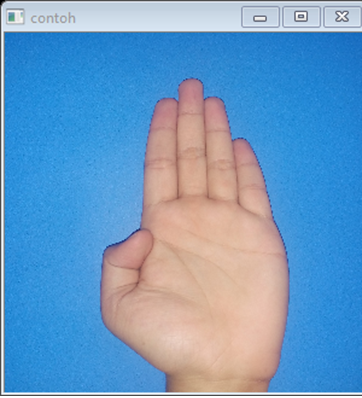
#> input picture akuisisi.png, 362 x 398 px; its folder holds only this picture in this run
$ python -i GUI.py   (imports and definitions only)   (older library calls are emulated)
#> lines starting #> are read from the running program, lines starting #| are printed output that depends on the picture
# import the necessary packages
from Tkinter import *
from numpy import genfromtxt
from PIL import Image
from PIL import ImageTk
import tkFileDialog
import cv2
import numpy as np
from sklearn.externals import joblib
import math
# from multiprocessing import Pool
# import time
hessian_tres = 200
# 200
# syarat = 80000
juml = 24
clus = 36

alphabet = []
# [28 lines not run here, left out]

# region Description : Keluarga method

# [63 lines left out: functions feature_descriptor, convert_res_1, convert_res_2, convolution2d, not called in this run]


def convolution2d_real(image1, kernel, bias):
    # konvolusi tanpa normalisasi
    m, n = kernel.shape
    tambah = m - 1
    image = np.zeros((image1.shape[0] + int(tambah), image1.shape[1] + int(tambah)))

    image[int(tambah / 2):image1.shape[0] + int(tambah / 2),
    int(tambah / 2):image1.shape[1] + int(tambah / 2)] = image1[0:image1.shape[0], 0:image1.shape[1]]
    # cv2.imshow('ok', np.uint8(image))

    if (m == n):
        y, x = image.shape
        y = y - m + 1
        x = x - m + 1
        new_image = np.zeros((y, x))
        for i in range(y):
            for j in range(x):
                temp = np.sum(image[i:i + m, j:j + m] * kernel) + bias
                # temp = map2(temp)
                new_image[i][j] = temp
                # [4 lines of commented-out code are left out]

        return new_image


def kernel_H_scale(scale):
    row = scale * 3
    col_isi = scale * 2 + 1
    sisa = row - col_isi
    col = col_isi + sisa

    arr = np.zeros((row, col))
    putih = np.ones((scale, col_isi))
    hitam = np.ones((scale, col_isi)) * -2

    mulai = int(math.floor(sisa / 2))

    batas2 = scale * 2
    batas3 = scale * 3

    arr[0:scale, mulai:mulai + col_isi] = putih
    arr[scale:batas2, mulai:mulai + col_isi] = hitam
    arr[batas2:batas3, mulai:mulai + col_isi] = putih

    return arr


def kernel_XY_scale(scale):
    arr = np.zeros((scale * 3, scale * 3))
    hitam = np.ones((scale, scale)) * -1
    putih = np.ones((scale, scale))

    arr_hp = np.zeros((scale, (scale * 2) + 1))
    arr_ph = np.zeros((scale, (scale * 2) + 1))
    arr_hp[0:scale, 0:scale], arr_ph[0:scale, 0:scale] = hitam, putih
    arr_hp[0:scale, scale + 1:scale * 2 + 1], arr_ph[0:scale, scale + 1:scale * 2 + 1] = putih, hitam

    sisa = (scale * 3) - (scale * 2 + 1)
    mulai = int(sisa / 2)

    arr[mulai:scale + mulai, mulai: scale * 2 + 1 + mulai] = arr_hp
    arr[mulai + scale + 1:scale + mulai + scale + 1, mulai: scale * 2 + 1 + mulai] = arr_ph

    return arr


# [66 lines left out: functions arr_hes, separate, integral_image, integral_image_abs, not called in this run]


def skin_detection(img):
    gray = cv2.cvtColor(img, cv2.COLOR_BGR2YCR_CB)
    # gray = cv2.equalizeHist(gray)
    # print(gray)
    x = int(math.floor(gray.shape[0] / 2))
    y = int(math.floor(gray.shape[1] / 2))

    for i in range(gray.shape[0]):
        for j in range(gray.shape[1]):
            # if(math.sqrt( ((gray[x, y, 0] - gray[i, j, 0]) ** 2) +
            #          ((gray[x, y, 0] - gray[i, j, 0]) ** 2) +
            #          ((gray[x, y, 0] - gray[i, j, 0]) ** 2)) > 410):
            #     gray[i, j, 0] = 0
            #     gray[i, j, 1] = 0
            #     gray[i, j, 2] = 0
            y = gray[i, j, 0]
            cb = gray[i, j, 2]
            cr = gray[i, j, 1]

            y1 = 0  # 90
            y2 = 300
            cb1 = 50  # 20
            cb2 = 150
            cr1 = 100
            cr2 = 200

            # [17 lines of commented-out code are left out]

            if ((y < y2 and y > y1 and cb < cb2 and cb > cb1 and cr < cr2 and cr > cr1)):
                gray[i, j, 0] = gray[i, j, 0]
                # gray[i, j, 0] = 62
                # gray[i, j, 1] = 140
                # gray[i, j, 2] = 120
            else:

                gray[i, j, 0] = 16
                gray[i, j, 1] = 128
                gray[i, j, 2] = 128
                # [7 lines of commented-out code are left out]

    gray = cv2.cvtColor(gray, cv2.COLOR_YCR_CB2BGR)
    # print('skin ', gray.shape)
    return gray


def cropper(gray, img):
    gray2 = np.zeros((gray.shape[0], gray.shape[1]))
    # print (np.uint8(gray).shape)

    # pembagian warna menjadi 0 atau tetap
    for i in range(gray.shape[0]):
        for j in range(gray.shape[1]):
            # if(gray[i,j]-255 = 0)
            # print(type(gray[i,j]-255))
            if (gray[i, j] > 55):
                gray2[i, j] = gray[i, j]
            else:
                gray2[i, j] = 0

    gray2 = convolution2d_real(gray2, kernel_d, 0)

    for i in range(gray.shape[0]):
        for j in range(gray.shape[1]):
            if (gray2[i, j] > 55):
                gray2[i, j] = gray[i, j]
            else:
                gray2[i, j] = 0
    # for i in range(gray.shape[0]):
    #     for j in range(gray.shape[1]):
    #         # if(gray[i,j]-255 = 0)
    #         # print(type(gray[i,j]-255))
    #         if(gray[i,j] > 55):
    #             gray2[i,j] = gray[i,j]
    #         else :
    #             gray2[i, j] = 0
    # SHOW sebelum crop
    # cv2.imshow('a', np.uint8(gray2))
    # cv2.waitKey(0)
    # cv2.destroyAllWindows()
    # SHOW sebelum crop : end

    # PEMOTONGAN SAMPING
    res = cv2.resize(gray2, None, fx=1, fy=float(1), interpolation=cv2.INTER_LINEAR)
    # print(res.shape)
    ''''''
    lineY = []
    for j in range(res.shape[1]):
        jum = 0
        for i in range(res.shape[0]):
            jum = jum + res[i, j]
        lineY.append(jum)

    # print(lineY)
    ''''''

    titik = []

    for j in range(len(lineY) - 1):
        if ((lineY[j] == 0 and lineY[j + 1] != 0) or (lineY[j] != 0 and lineY[j + 1] == 0)):
            # print(lineY[j])
            # print(lineY[j+1])
            # print('----')
            titik.append(j)

    # print(titik)
    # PEMOTONGAN ATAS

    # crop1 = np.uint8(gray2[:,titik[0]:titik[1]])
    # SHOW CROP ATAS
    # cv2.imshow('aa',np.uint8(crop1))
    # cv2.waitKey(0)
    # SHOW CROP ATAS : END
    ''''''
    lineX = []
    for i in range(res.shape[0]):
        jum = 0
        for j in range(res.shape[1]):
            jum = jum + res[i, j]
        # print('ini', str(jum))
        lineX.append(jum)

    # print(lineX)
    ''''''
    titik2 = []

    for j in range(len(lineX) - 1):
        if ((lineX[j] == 0 and lineX[j + 1] != 0) or (lineX[j] != 0 and lineX[j + 1] == 0)):
            titik2.append(j)
            # print(j)

    # print(titik2)
    #
    # ''''''
    # print(len(gray2))
    result = np.uint8(img[titik2[0]:img.shape[1], titik[0]:titik[1]])
    # result = cropper(gray, img)
    # print(result.shape)

    # STRECHING RESULT
    x = 300. / result.shape[1]
    y = 300. / result.shape[0]
    result = cv2.resize(result, None, fx=x, fy=y, interpolation=cv2.INTER_LINEAR)
    # STRECHING RESULT : END

    temp = np.zeros((300, 300, 3), dtype="uint8")
    # print(temp.shape)
    temp[300 - result.shape[0]:300, 0:result.shape[1], :] = result

    return temp


# [23 lines left out: functions map, map2, distance, not called in this run]


def inisialisasi_img(gambar):
    # print(gambar)
    img = cv2.imread(gambar)
    # print(img)
    img = cv2.resize(img, None, fx=0.1, fy=0.1, interpolation=cv2.INTER_LINEAR)
    # print('ok')
    # img = cv2.resize(img, None, fx=0.1, fy=0.1, interpolation=cv2.INTER_LINEAR)
    # print('ok')
    img = skin_detection(img)

    gray = cv2.cvtColor(img, cv2.COLOR_BGR2GRAY)

    img = cropper(gray, img)
    # print('ok')
    # print('ok')

    '''proses padding'''
    baru = np.ones((img.shape[0] + 90, img.shape[1] + 90, img.shape[2])) * 16
    # print(img.shape)
    # print(baru.shape)
    baru[int(90 / 2):img.shape[0] + int(90 / 2),
    int(90 / 2):img.shape[1] + int(90 / 2), 0] = img[0:img.shape[0], 0:img.shape[1], 0]

    baru[int(90 / 2):img.shape[0] + int(90 / 2),
    int(90 / 2):img.shape[1] + int(90 / 2), 1] = img[0:img.shape[0], 0:img.shape[1], 1]

    baru[int(90 / 2):img.shape[0] + int(90 / 2),
    int(90 / 2):img.shape[1] + int(90 / 2), 2] = img[0:img.shape[0], 0:img.shape[1], 2]

    baru = baru.astype(np.uint8)
    '''proses padding : end'''

    # img  = cv2.resize(img, None, fx=0.5, fy=0.5, interpolation=cv2.INTER_LINEAR)
    gray = cv2.cvtColor(baru, cv2.COLOR_BGR2GRAY)
    return baru, gray


# [62 lines left out: functions arr_hes_all, feature_n_draw, not called in this run]


def proses_feature(gambar):
    # method proses_feature
    # input  : gambar / string
    # output : img / np , arr_feature / list

    img, gray = inisialisasi_img(gambar)

    gray_skin = cv2.cvtColor(img, cv2.COLOR_BGR2GRAY)
    arr_hes1, list15x15 = arr_hes_all(gray_skin)

    arr_feat1, img = feature_n_draw(list15x15, gray)

    return arr_feat1, img


# [35 lines left out: function matching, not called in this run]


# def matching_instan(gambar1, gambar2) :
#     arr_feat1, img1 = proses_feature(gambar1)
#     arr_feat2, img2 = proses_feature(gambar2)
#
#     tambahan = img1.shape[1]
#
#     return arr_feat1,arr_feat2,img1,img2,tambahan


# endregion

# region Description : Filter first dan second order [ kernel ]
'''-------------------------------------------------'''
kernel9_h = kernel_H_scale(1)
kernel15_h = kernel_H_scale(9)
kernel21_h = kernel_H_scale(1)
kernel27_h = kernel_H_scale(9)

kernel9_v = np.transpose(kernel9_h)
kernel15_v = np.transpose(kernel15_h)
kernel21_v = np.transpose(kernel21_h)
kernel27_v = np.transpose(kernel27_h)

kernel9_xy = kernel_XY_scale(1)
kernel15_xy = kernel_XY_scale(9)
kernel21_xy = kernel_XY_scale(1)
kernel27_xy = kernel_XY_scale(9)

# FILTER first order : BEGIN
kernel_hor_l = [[1, 1, 1, 1],
                [1, 1, 1, 1],
                [-1, -1, -1, -1],
                [-1, -1, -1, -1]]

kernel_hor = np.array(kernel_hor_l)
# print(kernel_hor.shape)
kernel_ver = np.transpose(kernel_hor)
# print(kernel_ver)
kernel_d = [[0, 1, 0],
            [1, 1, 1],
            [0, 1, 0]]

kernel_d = np.array(kernel_d)
# FILTER first order : END
'''-------------------------------------------------'''
# endregion [ kernel

def select_image():
    global panelA, panelB
    path = tkFileDialog.askopenfilename()
#> the answer given: akuisisi.png

    if len(path) > 0:
        image = cv2.imread(path)
#> image is the input picture: shape (398, 362, 3); mean B, G, R 195.8, 155, 109.2
        arr_feat, img = proses_feature(path)
#> in inisialisasi_img, `img = cv2.resize(img, None, fx=0.1, fy=0.1, interpolation=cv2.INTER_LI..`:
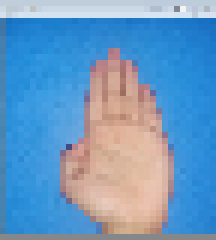
#> img: shape (40, 36, 3) (shown 6 times larger); mean B, G, R 194.5, 153.8, 108
#> in skin_detection, `gray = cv2.cvtColor(img, cv2.COLOR_BGR2YCR_CB)`: gray: shape (40, 36, 3); mean of channels 0, 1, 2 144.8, 101.8, 156.1
#> after the loop in skin_detection, `for i in range(gray.shape[0]):`: gray: shape (40, 36, 3); mean of channels 0, 1, 2 78.5, 133.4, 124.6
#> in skin_detection, `gray = cv2.cvtColor(gray, cv2.COLOR_YCR_CB2BGR)`:
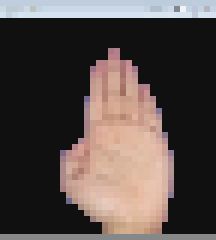
#> gray: shape (40, 36, 3) (shown 6 times larger); mean B, G, R 72.4, 75.8, 86.1
#> in inisialisasi_img, `gray = cv2.cvtColor(img, cv2.COLOR_BGR2GRAY)`:
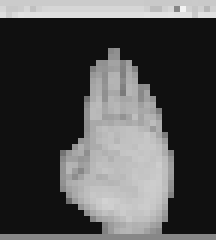
#> gray: shape (40, 36) (shown 6 times larger); min 16, max 243, mean 78.5
#> in convolution2d_real, `image[int(tambah / 2):image1.shape[0] + int(tambah / 2), int(tambah / ..`:
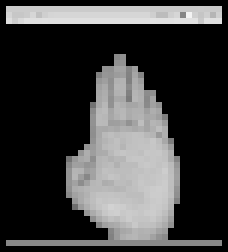
#> image: shape (42, 38) float64 (shown 6 times larger); min 0, max 243, mean 61.9
#> after the loop in convolution2d_real, `for i in range(y):`:
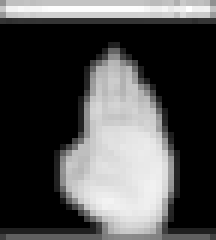
#> new_image: shape (40, 36) float64 (shown 6 times larger); min 0, max 1073, mean 333.5; drawn with min black and max white
#> after the loop in cropper, `for j in range(res.shape[1]):`: lineY = 36 values, max 6386 at index 19, min 767 at index 32, mean 2802.2
#> the loop in cropper, `for j in range(len(lineY) - 1):` made 35 passes
#> after the loop in cropper, `for j in range(len(lineY) - 1):`: titik = []
#> after the loop in cropper, `for i in range(res.shape[0]):`: lineX = 40 values, max 8007 at index 2, min 0 at index 4, mean 2522
#> the loop in cropper, `for j in range(len(lineX) - 1):` made 39 passes
#> after the loop in cropper, `for j in range(len(lineX) - 1):`: titik2 = [3, 6]
        arr_feat = np.array(arr_feat)
        # print(arr_feat)

        arr_clus = np.zeros((clus))
        my_data2 = arr_feat[:, 2:]
        jwb = kmeans.predict(my_data2)
        for l in jwb:
            arr_clus[l] = arr_clus[l] + 1
        # print(arr_clus)
        jawaban = clf.predict([arr_clus])
        # print(jawaban)
        print('jawaban : '+alphabet[int(jawaban[0])])

        image = cv2.resize(image, None, fx=0.1, fy=0.1, interpolation=cv2.INTER_LINEAR)

        edged = cv2.imread("dataset_semua/orang1/" + alphabet[int(jawaban[0])] + " (1).jpg")
        edged = cv2.resize(edged, None, fx=0.1, fy=0.1, interpolation=cv2.INTER_LINEAR)

        image = cv2.cvtColor(image, cv2.COLOR_BGR2RGB)
        edged = cv2.cvtColor(edged, cv2.COLOR_BGR2RGB)
        image = Image.fromarray(image)
        edged = Image.fromarray(edged)

        image = ImageTk.PhotoImage(image)
        edged = ImageTk.PhotoImage(edged)
        if panelA is None or panelB is None:
            panelA = Label(image=image)
            panelA.image = image
            panelA.pack(side="left", padx=10, pady=10)
            panelB = Label(image=edged)
            panelB.image = edged
            panelB.pack(side="right", padx=10, pady=10)
        else:
            # update the pannels
            panelA.configure(image=image)
            panelB.configure(image=edged)
            panelA.image = image
            panelB.image = edged


# [17 lines not run here, left out]
panelA = None
panelB = None

# create a button, then when pressed, will trigger a file chooser
# dialog and allow the user to select an input image; then add the
# button the GUI
# [1 line that did not run here, left out]
# [4 lines not run here, left out]

#> (the run stopped early here; a loop or call above may not have finished)
